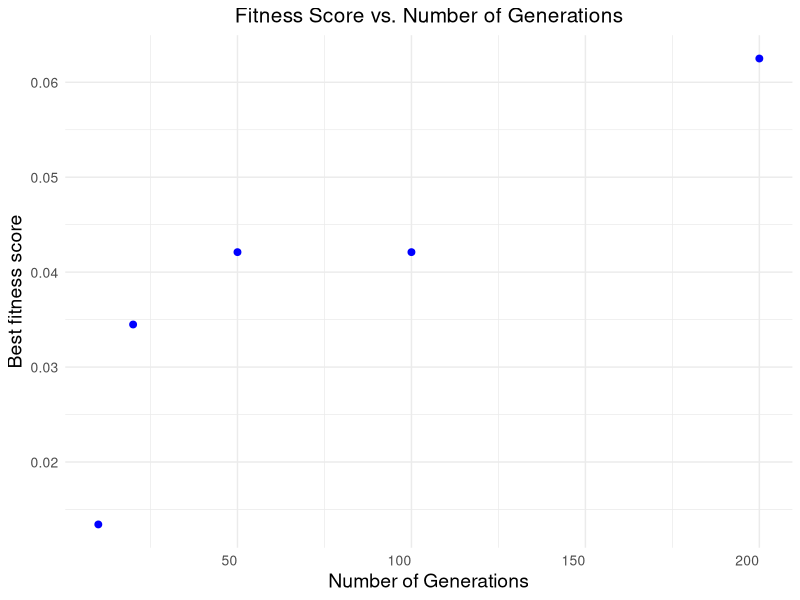

Here is the R script that generated this plot:
install.packages("ggplot2")

library(ggplot2)

data <- data.frame(
  max_gen = c(10, 20, 50, 100, 200),
  best_fitness_score = c(0.013422819, 0.034482759, 0.042105263, 0.042105263, 0.0625)
)

ggplot(data, aes(x = max_gen, y = best_fitness_score)) +
  geom_point(size = 2, color = 'blue') +
  labs(title = "Fitness Score vs. Number of Generations", x = "Number of Generations", y = "Best fitness score") +
  theme_minimal() +
  theme(
    plot.title = element_text(size = 15,hjust = 0.5),  
    axis.title.x = element_text(size = 14),            
    axis.title.y = element_text(size = 14),             
    axis.text.x = element_text(size = 10, hjust = 1),      
    axis.text.y = element_text(size = 10),                                                       # Legend text size
  )
